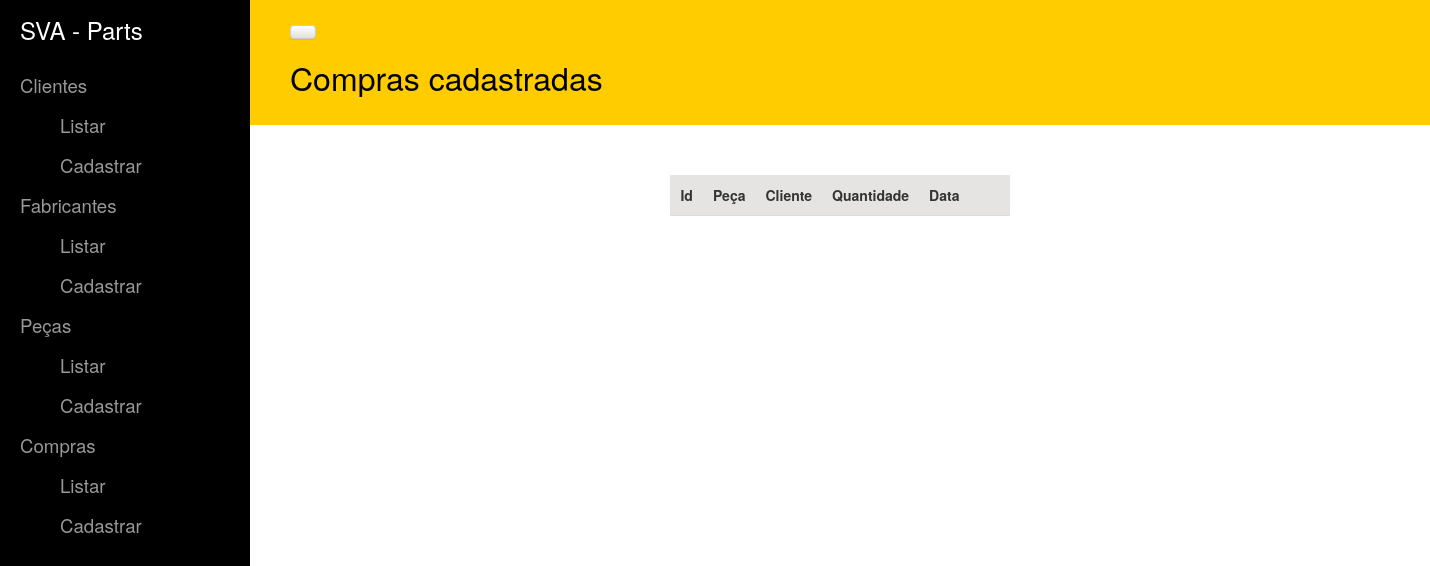
The app's page /list/compra/, older data.
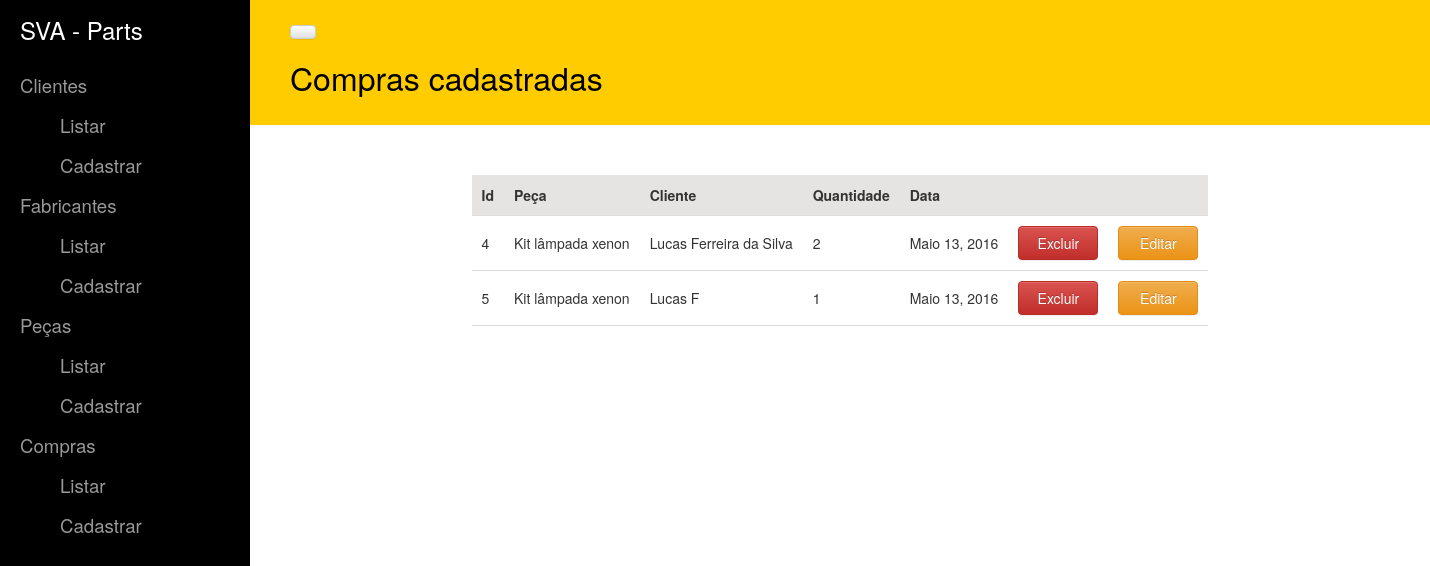
The same page, newer data.
### web_aplication/models.py (models this page shows, shortened)
class Compra(models.Model):
    quantidade = models.IntegerField(null=False)
    data = models.DateField(auto_now=False)
    cliente = models.ForeignKey(Cliente, on_delete=models.DO_NOTHING)
    peca = models.ForeignKey(Peca, on_delete=models.DO_NOTHING)
    class Meta:
        db_table  =  'compras'
        verbose_name = "compra"
        verbose_name_plural = "compras"

class Peca(models.Model):
    descricao = models.CharField(max_length=200)
    valor_unit = models.DecimalField(max_digits=10, decimal_places=2, blank=False)
    fabricante = models.ForeignKey(Fabricante, on_delete=models.CASCADE)
    compras = models.ManyToManyField(Cliente, through='Compra')
    def __str__(self):
        return self.descricao
    class Meta:
        db_table = 'pecas'
        verbose_name = "peca"
        verbose_name_plural = "pecas"

class Cliente(models.Model):
    nome = models.CharField(max_length=100)
    cpf = models.CharField(max_length=14)
    def __str__(self):
        return self.nome
    class Meta:
        db_table  =  'clientes'
        verbose_name = "cliente"
        verbose_name_plural = "clientes"

### web_aplication/views.py (the view)
# urls.py: url(r'^list/compra/$', views.compra_list, name='list_compra'),
def compra_list(request):
    compras = Compra.objects.all()
    if request.method == "POST":
        id = request.POST.get('id_del')
        Compra.objects.filter(id=id).delete()
    return render(request, "web_aplication/compras_list.html", locals())

### web_aplication/templates/web_aplication/compras_list.html
{% extends "web_aplication/base.html" %}
{% block content %}
<div class="header-page">
	<a href="#menu-toggle" class="btn btn-default" id="menu-toggle"></a>
	<h1>Compras cadastradas</h1>
</div>
	<div class="container">
		<table align="center">
				<tr bgcolor="#E5E4E2">
					<th>Id</th>
                    <th>Peça</th>
                    <th>Cliente</th>
					<th>Quantidade</th>
					<th>Data</th>
					<th></th>
					<th></th>
				</tr><br>
				{% for compra in compras %}
				<tr>
					<td>{{ compra.id }}</td>
					<td>{{ compra.peca }}</td>
                    <td>{{ compra.cliente }}</td>
                    <td>{{ compra.quantidade }}</td>
                    <td>{{ compra.data }}</td>
					<td>
						<form action="/list/compra/" method="post" class="post-form">{% csrf_token %}
							<button style="width:80px;" align="center" value="{{ compra.id }}"  name ="id_del" type="submit" class="btn btn-danger">Excluir</button>
						</form>
					</td>
					<td>
						<form action="/edit/compra/" method="get">{% csrf_token %}
							<button style="width:80px;" type="submit" value="{{ compra.id }}" name ="id" class="btn btn-warning">Editar</button>
						</form>
					</td>
				</tr>
				{% endfor %}
			</table>
		</div>
{% endblock %}

Row changes from the older to the newer data that the page shows:
added Compra: id "4", peca "Kit lâmpada xenon", cliente "Lucas Ferreira da Silva", quantidade "2", data "Maio 13, 2016"
added Compra: id "5", peca "Kit lâmpada xenon", cliente "Lucas F", quantidade "1", data "Maio 13, 2016"
